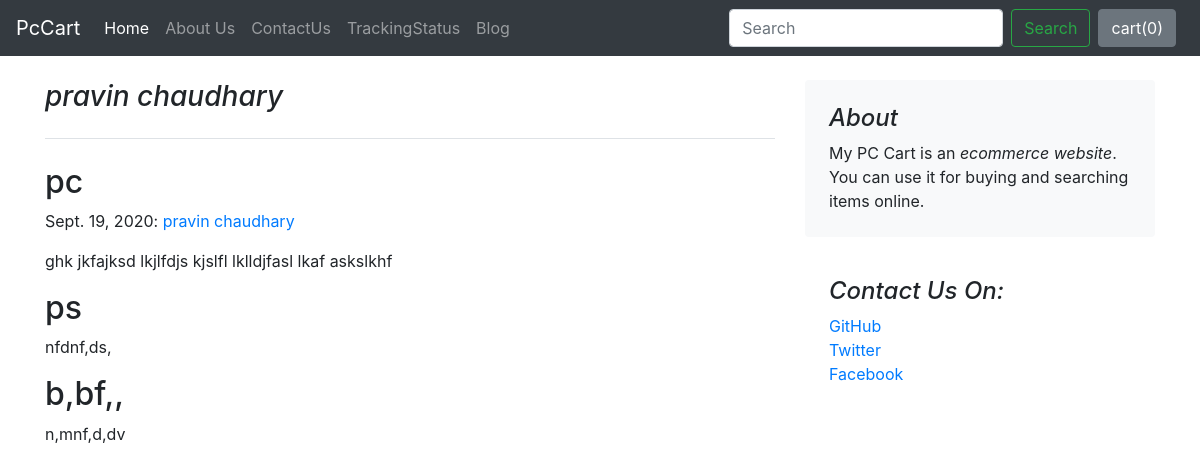
The page /blog/blogpost/1 on the database its author committed.
### blog/models.py (models this page shows, shortened)
class Blogpost(models.Model):
    post_id = models.AutoField(primary_key=True)
    title = models.CharField(max_length=50)
    head0 = models.CharField(max_length=500, default="")
    chead0 = models.CharField(max_length=5000, default="")
    head1 = models.CharField(max_length=500, default="")
    chead1 = models.CharField(max_length=5000, default="")
    head2 = models.CharField(max_length=500, default="")
    chead2 = models.CharField(max_length=5000, default="")
    pub_date = models.DateField()
    thumbnail = models.ImageField(upload_to='shop/images', default="")

### blog/views.py (the view)
# urls.py: path('blogpost/<int:id>', views.blogpost, name="blogPost"),
def blogpost(request, id):
    post = Blogpost.objects.filter(post_id = id)[0]
    return render(request, 'blog/blogpost.html', {'post':post})

### blog/templates/blog/blogpost.html (shortened to what this page needs)
{%extends 'blog/basic.html'%}
{%block body%}
<div class="container">
    <div class="row mt-4">
        <div class="col-md-8 blog-main">
            <h3 class="pb-4 mb-4 font-italic border-bottom">
                {{post.title}}
            </h3>
            <div class="blog-post">
                <h2 class="blog-post-title">{{post.head0}}</h2>
                <p class="blog-post-meta">{{post.pub_date}}: <a href="#">pravin chaudhary</a></p>
                <p>{{post.chead0}}</p>
                <h2>{{post.head1}}</h2>
                <p> {{post.chead1}}</p>
                <h2>{{post.head2}}</h2>
                <p>{{post.chead2}}</p>
            </div>
        </div>
        <aside class="col-md-4 blog-sidebar">
            <div class="p-4 mb-3 bg-light rounded">
                <h4 class="font-italic">About</h4>
                <p class="mb-0">My PC Cart is an <em>ecommerce website</em>. You can use it for buying and searching items online. </p>
            </div>
            <div class="p-4">
                <h4 class="font-italic">Contact Us On: </h4>
                <ol class="list-unstyled">
                    <li><a href="#">GitHub</a></li>
                    <li><a href="#">Twitter</a></li>
                    <li><a href="#">Facebook</a></li>
                </ol>
            </div>
        </aside>
    </div>
</div>
{%endblock%}

### rows shown on the page
Blogpost: title "pravin chaudhary", head0 "pc", pub_date "Sept. 19, 2020", chead0 "ghk jkfajksd lkjlfdjs kjslfl lklldjfasl lkaf askslkhf", head1 "ps", chead1 "nfdnf,ds,", head2 "b,bf,,", chead2 "n,mnf,d,dv"
